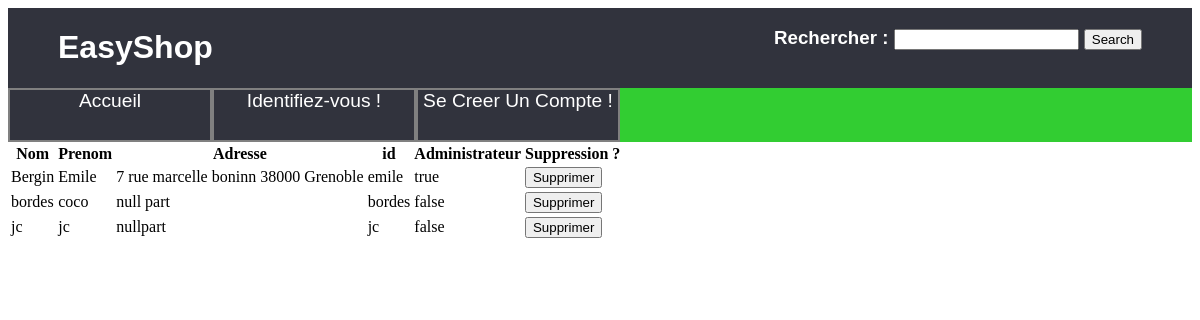
Page /controleur/afficherParametreAdmin.ctrl.php on the committed database.
### tables this page shows
CREATE TABLE clients (
	nom varchar(100),
	prenom varchar(100),
	adresse varchar(100),
	id varchar(100) PRIMARY KEY,  --creer une fonction qui verifie qu'il n'exitse pas deux fois au moment de la creation
	password varchar(100),
	administrateur boolean
);

### controleur/afficherParametreAdmin.ctrl.php (called while the page is built, shortened)
<?php
    include_once('../model/DAO.class.php');
    $GLOBALS['clients']=$dao->getClients();
    include('../vue/VueParametreAdmin.php');
 ?>

### model/DAO.class.php (called while the page is built, shortened)
<?php
    class DAO {
        private $db;
        private $database = 'sqlite:../data/DB.db';
        function __construct() {
            try {
                $this->db= new PDO($this->database);
            } catch(PDOException $e){
                die("erreur de connexion:".$e->getMessage());
            }
        }
        function getClients(): array {
            $req="Select * from clients;";
            $sth=$this->db->query($req);
            $result=$sth->fetchAll(PDO::FETCH_CLASS,'clients');
            return $result;
        }
    }
    ?>

### vue/VueParametreAdmin.php (the view, shortened to what this page needs)
<!DOCTYPE html>
<html lang="fr">
      <head>
            <link rel="stylesheet" type="text/css" href="../vue/styleAccueil.css">
      </head>
      <body>
        <?php include_once('../vue/VueBandeauSite.php') ?>
      <footer>
          <table>
              <tr>
                  <th>Nom</th><th>Prenom</th><th>Adresse</th><th>id</th><th>Administrateur</th><th>Suppression ?</th>
              </tr>
              <?php foreach ($GLOBALS['clients'] as $value) {
                  echo '<tr>';
                  echo '<td>'.$value->nom.'</td>'.'<td>'.$value->prenom.'</td>'.'<td>'.$value->adresse.'</td>'.'<td>'.$value->id.'</td>'.'<td>'.$value->administrateur.'</td>';
                  echo'<td>';
                  echo '<form action="suppresionClientParAdministrateur.ctrl.php" method="post">
                      <input type="hidden" name="id" value="'.$value->id.'">
                      <input type="submit" value="Supprimer">
                      </form>';
                  echo'</td>';
                  echo '</tr>';
              } ?>
          </table>
      </footer>
    </body>
</html>

### vue/VueBandeauSite.php
<header>
<div id=conteneur1>
    <h1>EasyShop</h1>
    <h3>
      <form class="" action="resultatRecherche.ctrl.php" method="post">
          <label for="BR">Rechercher : </label>
          <input type="text" id="BR" name="BarreRecherche">
          <input type="submit" value="Search">
      </form>
    </h3>
</div>
 <div id=conteneur2>
      <a href="../controleur/afficherAccueil.ctrl.php">Accueil</a>
 <?php
    if(isset($_SESSION["idClient"])){
        echo '<a href="../controleur/afficherPanier.ctrl.php?"> Mon Panier</a>';
        echo '<a href="../controleur/afficherCommandes.ctrl.php?"> Mes Commandes</a>';
        echo '<a href="../controleur/seDeconnecter.ctrl.php">Se Deconnecter</a>';
        if($_SESSION['administrateur']=='true'){
            echo '<a href="../controleur/afficherParametreAdmin.ctrl.php">Parametres administrateur</a>';
        }
    }else{
        echo'<a href="../controleur/afficherSIndentifier.ctrl.php"> Identifiez-vous ! </a>';
        echo'<a href="../controleur/seCreerUnCompte.ctrl.php"> Se Creer Un Compte ! </a>';
    }
?>
</div>
</header>

### vue/styleAccueil.css (style rules this page uses)
footer { display: flex; flex: wrap; }
h1 { color : white; }
h3 { color: white; }
#conteneur1 { display: flex; background-color: #31333D; justify-content: space-between; padding-left: 50px; padding-right: 50px; font-family: sans-serif; }
#conteneur2 { display: flex; flex-wrap: nowrap; background-color: #32CD32; color : #31333D; }
#conteneur2>a { width: 200px; height: 50px; text-decoration: none; color: white; background-color: #31333D; border : 2px solid grey; display: block; font-size: 120%; text-align: center; font-family: sans-serif; }

### rows in the picture
clients: nom "Bergin", prenom "Emile", adresse "7 rue marcelle boninn 38000 Grenoble", id "emile", administrateur "true"
clients: nom "bordes", prenom "coco", adresse "null part", id "bordes", administrateur "false"
clients: nom "jc", prenom "jc", adresse "nullpart", id "jc", administrateur "false"
